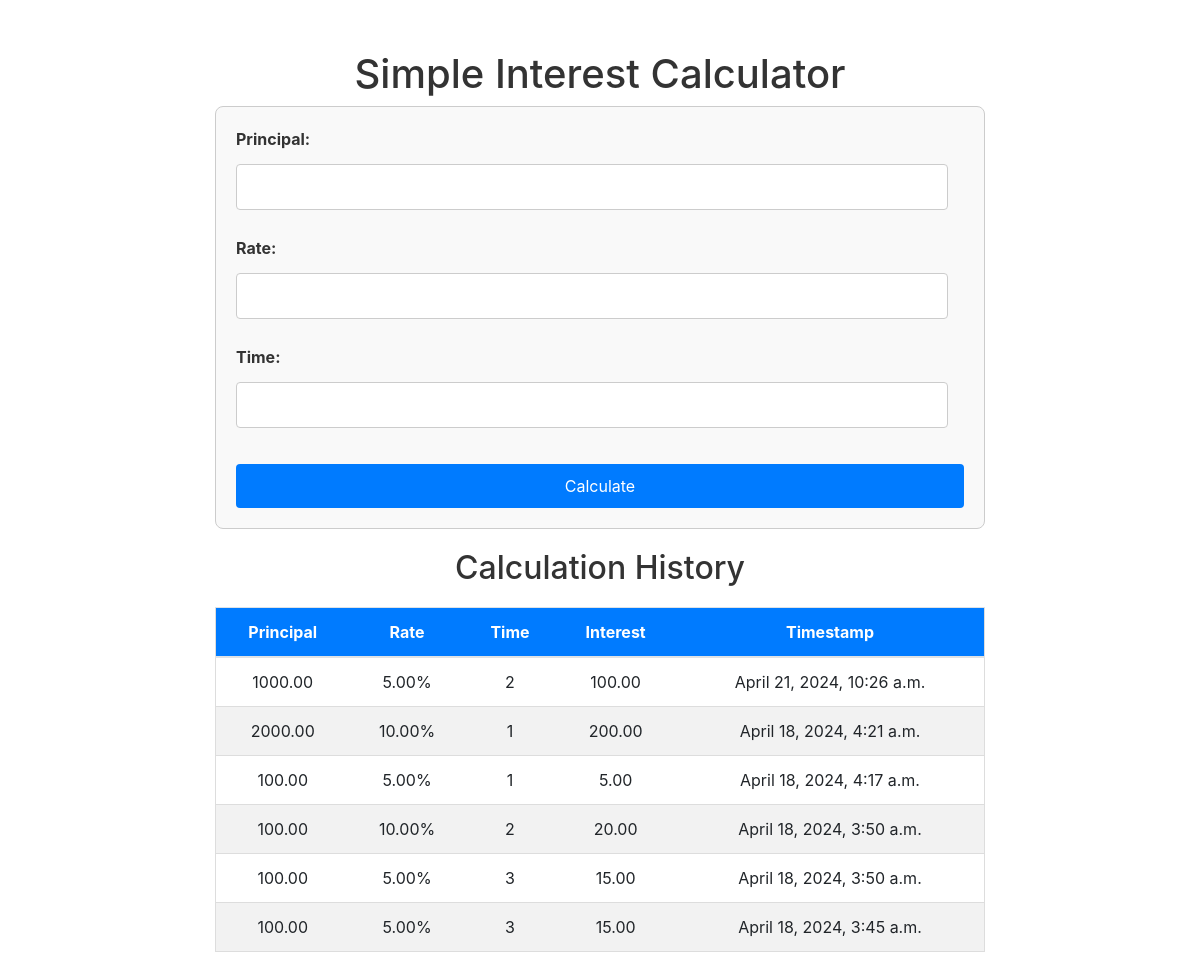
The page / on the database its author committed.
### calculator/models.py (models this page shows)
class Calculation(models.Model):
    principal = models.DecimalField(max_digits=10, decimal_places=2)
    rate = models.DecimalField(max_digits=5, decimal_places=2)
    time = models.IntegerField()
    result = models.DecimalField(max_digits=10, decimal_places=2)
    timestamp = models.DateTimeField(auto_now_add=True)

### calculator/views.py (the view)
# urls.py: path('', views.index, name='index'),
def index(request):
    if request.method == 'POST':
        form = calculationForm(request.POST)
        if form.is_valid():
            instance = form.save(commit = False)
            instance.result = instance.principal * (instance.rate/100) * instance.time
            instance.save()
            return redirect('index')
    else:
        form = calculationForm()
    calculations = Calculation.objects.all().order_by('-timestamp')
    return render(request, 'index.html', {'form': form, 'calculations': calculations})

### calculator/forms.py
class calculationForm(forms.ModelForm):
    class Meta:
        model = Calculation
        fields = ['principal', 'rate', 'time']

### calculator/templates/index.html (shortened to what this page needs)
<!DOCTYPE html>
<html>
<head>
    <link rel="stylesheet" href="https://stackpath.bootstrapcdn.com/bootstrap/4.4.1/css/bootstrap.min.css">
</head>
<body>
    <div class="container">
        <h1>Simple Interest Calculator</h1>
        <form method="POST">
            {{ form.as_p }}
            <button type="submit" class="btn btn-primary">Calculate</button>
        </form>
        <h2>Calculation History</h2>
        <table class="table">
            <thead>
                <tr>
                    <th>Principal</th>
                    <th>Rate</th>
                    <th>Time</th>
                    <th>Interest</th>
                    <th>Timestamp</th>
                </tr>
            </thead>
            <tbody>
                {% for calculation in calculations %}
                <tr>
                    <td>{{ calculation.principal }}</td>
                    <td>{{ calculation.rate }}%</td>
                    <td>{{ calculation.time }}</td>
                    <td>{{ calculation.result }}</td>
                    <td>{{ calculation.timestamp }}</td>
                </tr>
                {% endfor %}
            </tbody>
        </table>
    </div>
</body>
</html>

### calculator/templates/index.html (style rules this page uses)
.container { margin-top: 50px; max-width: 800px; margin-left: auto; margin-right: auto; }
h1, h2 { text-align: center; color: #333; }
form { margin-bottom: 20px; padding: 20px; border: 1px solid #ccc; border-radius: 8px; background-color: #f9f9f9; }
.table { width: 100%; border-collapse: collapse; margin-top: 20px; border: 1px solid #ddd; }
.table th { background-color: #007bff; color: #fff; padding: 12px; font-weight: bold; }
.table td, .table th { padding: 12px; text-align: center; border-bottom: 1px solid #ddd; }
.table tbody tr:nth-child(even) { background-color: #f2f2f2; }
.btn-primary { margin-top: 10px; width: 100%; background-color: #007bff; border: none; border-radius: 4px; padding: 10px; color: #fff; cursor: pointer; transition: background-color 0.3s; }
input[type="number"] { width: calc(100% - 16px); padding: 10px; margin-top: 5px; margin-bottom: 10px; box-sizing: border-box; border: 1px solid #ccc; border-radius: 4px; transition: border-color 0.3s; }
label { font-weight: bold; color: #333; }

### rows shown on the page
Calculation: principal "1000.00", rate "5.00", time "2", result "100.00", timestamp "April 21, 2024, 10:26 a.m."
Calculation: principal "2000.00", rate "10.00", time "1", result "200.00", timestamp "April 18, 2024, 4:21 a.m."
Calculation: principal "100.00", rate "5.00", time "1", result "5.00", timestamp "April 18, 2024, 4:17 a.m."
Calculation: principal "100.00", rate "10.00", time "2", result "20.00", timestamp "April 18, 2024, 3:50 a.m."
Calculation: principal "100.00", rate "5.00", time "3", result "15.00", timestamp "April 18, 2024, 3:50 a.m."
Calculation: principal "100.00", rate "5.00", time "3", result "15.00", timestamp "April 18, 2024, 3:45 a.m."
